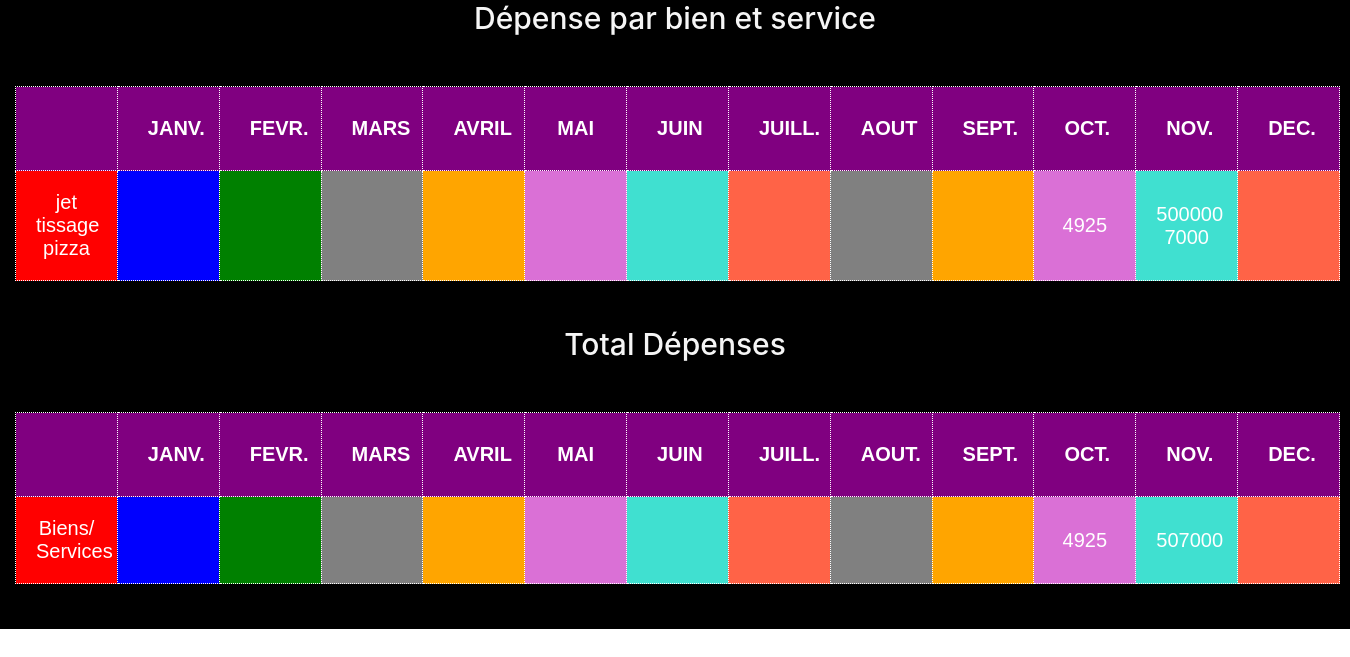
Screenshot of /statistique.php with the database file from the repository.
### tables this page shows
CREATE TABLE IF NOT EXISTS `depenses` (
  `id_depenses` int(11) NOT NULL AUTO_INCREMENT,
  `montant` int(11) NOT NULL,
  `date_depenses` date NOT NULL,
  `id_biens_services` int(11) NOT NULL,
  PRIMARY KEY (`id_depenses`,`id_biens_services`),
  KEY `id_biens_services` (`id_biens_services`)
);

CREATE TABLE IF NOT EXISTS `bienetservice` (
  `id_biens_services` int(11) NOT NULL AUTO_INCREMENT,
  `designation_biens_services` varchar(150) NOT NULL,
  `description_biens_services` longtext NOT NULL,
  PRIMARY KEY (`id_biens_services`)
);

### depenses/traitement.php (called while the page is built, shortened)
<?php
  require_once "./elements/connexion.php";
  $jointure = " SELECT bienetservice.designation_biens_services, depenses.id_depenses, depenses.montant, depenses.date_depenses
                FROM bienetservice
                INNER JOIN depenses ON bienetservice.id_biens_services = depenses.id_biens_services";
    $requete = $connexion->prepare($jointure);
    $requete->execute();
    $jointures = $requete->fetchAll(2);
  ?>

### statistique.php (the view)
<link rel="stylesheet" href="./elements/style.css">
<link rel="stylesheet" href="./elements/bootstrap.min.css">
<?php  require_once "./depenses/traitement.php" ?>
<section id="bien" class="bien">
    <article class="col-xs-12 col-xm-12  col-md-12 col-lg-12">
        <h1 class="bien-info-heading">Dépense par bien et service</h1>
        <table style="width: 1325px;">
            <thead>
                <tr>
                    <th></th>
                    <th>Janv.</th>
                    <th>Fevr.</th>
                    <th>Mars</th>
                    <th>Avril</th>
                    <th>Mai</th>
                    <th>Juin</th>
                    <th>Juill.</th>
                    <th>Aout</th>
                    <th>Sept.</th>
                    <th>Oct.</th>
                    <th>Nov.</th>
                    <th>Dec.</th>
                </tr>
                <tr>
                    <td>
                        <?php foreach($jointures as $jointure): ?>
                            <?= $jointure['designation_biens_services'] ?>
                        <?php endforeach ?>
                    </td>
                    <td><?= somme_par_mois(1)?></td>
                    <td><?= somme_par_mois(2)?></td>
                    <td><?= somme_par_mois(3)?></td>
                    <td><?= somme_par_mois(4)?></td>
                    <td><?= somme_par_mois(5)?></td>
                    <td><?= somme_par_mois(6)?></td>
                    <td><?= somme_par_mois(7)?></td>
                    <td><?= somme_par_mois(8)?></td>
                    <td><?= somme_par_mois(9)?></td>
                    <td><?= somme_par_mois(10)?></td>
                    <td><?= somme_par_mois(11)?></td>
                    <td><?= somme_par_mois(12)?></td>
                </tr>
        </table>
    </article> <br>
    <article class="col-xs-12 col-xm-12  col-md-12 col-lg-12">
        <h1 class="bien-info-heading">Total Dépenses</h1>
        <table style="width: 1325px;">
            <thead>
                <tr>
                    <th></th>
                    <th>Janv.</th>
                    <th>Fevr.</th>
                    <th>Mars</th>
                    <th>Avril</th>
                    <th>Mai</th>
                    <th>Juin</th>
                    <th>Juill.</th>
                    <th>Aout.</th>
                    <th>Sept.</th>
                    <th>Oct.</th>
                    <th>Nov.</th>
                    <th>Dec.</th>
                </tr>
            </thead>
            <tbody>
                <tr>
                    <td>Biens/<br>Services</td>
                        <td><?= somme_total(1) ?></td>
                        <td><?= somme_total(2) ?></td>
                        <td><?= somme_total(3) ?></td>
                        <td><?= somme_total(4) ?></td>
                        <td><?= somme_total(5) ?></td>
                        <td><?= somme_total(6) ?></td>
                        <td><?= somme_total(7) ?></td>
                        <td><?= somme_total(8) ?></td>
                        <td><?= somme_total(9) ?></td>
                        <td><?= somme_total(10) ?></td>
                        <td><?= somme_total(11) ?></td>
                        <td><?= somme_total(12) ?></td>
                    </tr>
            </tbody>
        </table>
    </article> <br>
</section> <br>

### elements/style.css (style rules this page uses)
* { padding: 0; margin: 0; box-sizing: border-box; }
.bien { background: black; }
table { width: 800px; margin: auto; table-layout: fixed; text-align: center; margin-top: 50px; font-family: Arial; color: #fff; }
table, th, td { border: 1px dotted white; border-collapse: collapse; padding: 20px; font-size: 20px; margin-bottom: 30px; }
th { background: purple; padding: 30px; text-transform: uppercase; }
td:nth-child(5n+1) { background: red; }
td:nth-child(5n+2) { background: blue; }
td:nth-child(5n+3) { background: green; }
td:nth-child(5n+4) { background: gray; }
td:nth-child(5n+5) { background: orange; }
td:nth-child(5n+6) { background:orchid; }
td:nth-child(5n+7) { background: turquoise; }
td:nth-child(5n+8) { background: tomato; }
.bien-info-heading { text-align: center; color: whitesmoke; font-size: 30px; }

### rows the page displays
depenses: id_biens_services.designation_biens_services "jet"
depenses: id_biens_services.designation_biens_services "tissage"
depenses: id_biens_services.designation_biens_services "pizza"

### other values shown
$m['somme'] "4925"
$m['somme'] "500000"
$m['somme'] "7000"
$m['somme_total'] "4925"
$m['somme_total'] "507000"
